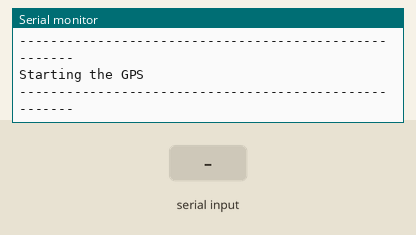
A sketch run on a simulated Arduino Uno, built with avr-gcc and run on an emulated ATmega328P. On the bench: the last lines printed to the serial monitor. Inputs (shaded band) come from the test bench.

Above: at 3.8 s.
3.9 s: "W\n" received over the second serial link
At 4.5 s:
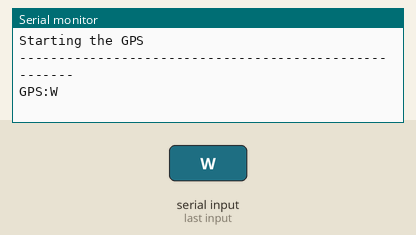
5.4 s: "1\n" received over the second serial link
At 6.8 s:
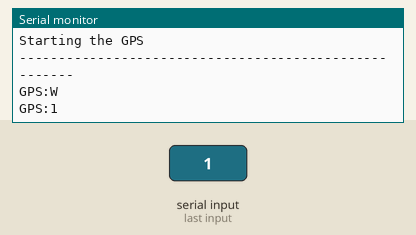

Measured:
- after the input at 3.9 s, the serial monitor: prints a new line at once (image 1)
- after the input at 5.4 s, the serial monitor: prints a new line at once (image 2)

The sketch:

gps.ino
```cpp
//////////////////////////////////////////////////////////////////////
//////////////////////////////////////////////////////////////////////
// red5 GPS code v0.0.1
//
// GPS library for the red5 sensor board
//
//
//////////////////////////////////////////////////////////////////////
//////////////////////////////////////////////////////////////////////
#include "Arduino.h"
#include <SoftwareSerial.h>

////////////////////////////////////////////////////////////
////////////////////////////////////////////////////////////
////////////////////////////////////////////////////////////
////////////////////////////////////////////////////////////
// GPS
//
// RX, TX
SoftwareSerial gpsSerial(3, 4);

#define PMTK_SET_NMEA_UPDATE_1HZ  "$PMTK220,1000*1F"
#define PMTK_SET_NMEA_UPDATE_5HZ  "$PMTK220,200*2C"
#define PMTK_SET_NMEA_UPDATE_10HZ "$PMTK220,100*2F"

// turn on only the second sentence (GPRMC)
#define PMTK_SET_NMEA_OUTPUT_RMCONLY "$PMTK314,0,1,0,0,0,0,0,0,0,0,0,0,0,0,0,0,0,0,0*29"
#define PMTK_SET_NMEA_OUTPUT_ALLDATA "$PMTK314,1,1,1,1,1,1,0,0,0,0,0,0,0,0,0,0,0,0,0*28"

// String buffer for the current GPS sentence
String nmeaSentence;

void setupGPS()
{
  Serial.println("------------------------------------------------------");
  Serial.println("Starting the GPS");
  Serial.println("------------------------------------------------------");

  // setup the GPS UNIT @ 9600
  gpsSerial.begin(9600);
  delay(200);
  // ask the GPS for a basic NMEA sentence (as we are wanting them quickly)
  gpsSerial.println(PMTK_SET_NMEA_OUTPUT_RMCONLY);
  delay(200);
  // tell the GPS to give us sentences 10 times per second
  gpsSerial.println(PMTK_SET_NMEA_UPDATE_10HZ);
  delay(200);
}

String getSplitValue(String data, char separator, int index)
{
  int found = 0;
  int strIndex[] = {0, -1};
  int maxIndex = data.length()-1;

  for(int i=0; i<=maxIndex && found<=index; i++){
    if(data.charAt(i)==separator || i==maxIndex){
        found++;
        strIndex[0] = strIndex[1]+1;
        strIndex[1] = (i == maxIndex) ? i+1 : i;
    }
  }

  return found>index ? data.substring(strIndex[0], strIndex[1]) : "";
}

void handleGPS()
{
  while(gpsSerial.available() > 0){
    char recieved = gpsSerial.read();

    if(recieved == '\n')
    {
      Serial.println("GPS:" + nmeaSentence);
      // check to see if we have active GPS
      String checkactive = getSplitValue(nmeaSentence, ',', 6);
      if(checkactive=="W")
      {
//        gpsBrightState = !gpsBrightState;
      }
      else
      {
//        gpsBrightState = HIGH;
      }
//      digitalWrite(gpsBrightPin, gpsBrightState);
      nmeaSentence = "";
    }
    else{
      nmeaSentence += recieved;
    }
  }
}

////////////////////////////////////////////////////////////
////////////////////////////////////////////////////////////
////////////////////////////////////////////////////////////
////////////////////////////////////////////////////////////
// MAIN
//


void setup()
{
  Serial.begin(57600);
  delay(2000);
  setupGPS();
}

void loop()
{
  handleGPS();
}
```
